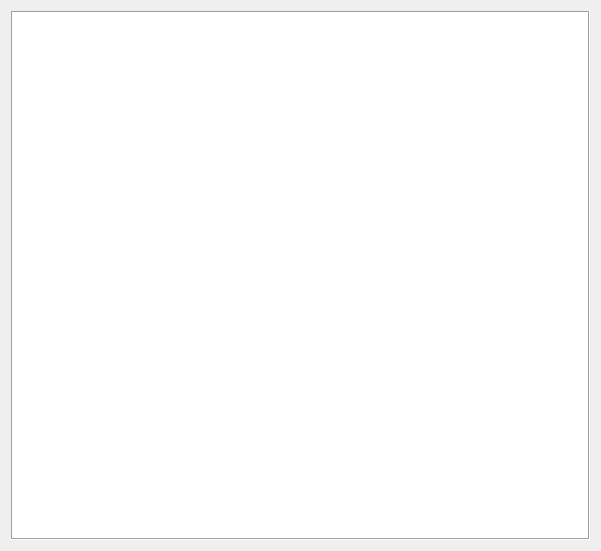
<?xml version="1.0" encoding="UTF-8"?>
<ui version="4.0">
 <class>ScriptDialog</class>
 <widget class="QDialog" name="ScriptDialog">
  <property name="geometry">
   <rect>
    <x>0</x>
    <y>0</y>
    <width>601</width>
    <height>551</height>
   </rect>
  </property>
  <layout class="QVBoxLayout" name="verticalLayout">
   <item>
    <widget class="ScriptTableView" name="tableView">
     <property name="frameShape">
      <enum>QFrame::Box</enum>
     </property>
     <attribute name="verticalHeaderVisible">
      <bool>false</bool>
     </attribute>
    </widget>
   </item>
  </layout>
 </widget>
 <customwidgets>
  <customwidget>
   <class>ScriptTableView</class>
   <extends>QTableView</extends>
   <header>ScriptHelpDialog.h</header>
  </customwidget>
 </customwidgets>
 <resources/>
 <connections/>
</ui>
